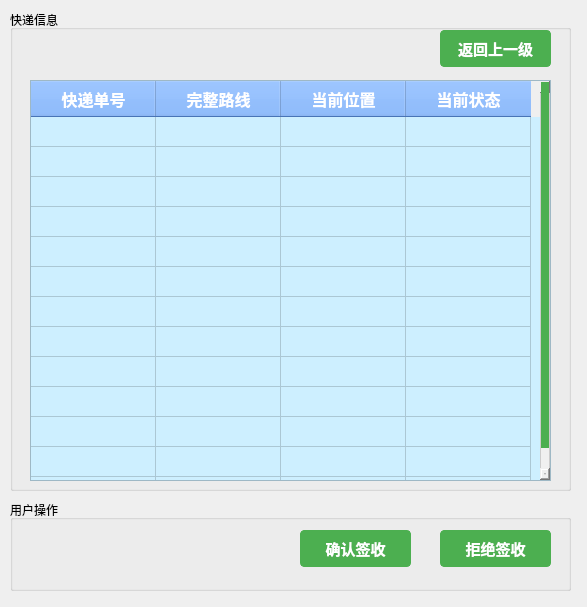
<?xml version="1.0" encoding="UTF-8"?>
<ui version="4.0">
 <class>ProfileForm</class>
 <widget class="QWidget" name="ProfileForm">
  <property name="geometry">
   <rect>
    <x>0</x>
    <y>0</y>
    <width>587</width>
    <height>607</height>
   </rect>
  </property>
  <property name="windowTitle">
   <string>我收的</string>
  </property>
  <property name="styleSheet">
   <string notr="true">
                QLabel {
                    color: #333;
                    font: 14px &quot;幼圆&quot;;
                    font-weight: bold;
                }

                QLineEdit,
                QComboBox  {
                    padding: 8px;
                    font-size: 14px;
                    border: 1px solid #ccc;
                    border-radius: 4px;
                }

                QTableWidget {
                    font: 14px &quot;幼圆&quot;;
                    background-color: #cdefff;
                }

                QTableWidget::item {
                    font: 14px &quot;幼圆&quot;;
                }

                QHeaderView {
                    font: bold 16px &quot;幼圆&quot;;
                }
                
                QTableWidget::item:selected {
                    background-color: #a6a6a6;
                }

                QTableWidget QHeaderView::section {
                    background-color: #65a3ff;
                    color: white;
                    font-weight: bold;
                    font-size: 16px;
                    padding: 4px;
                }

                QTableWidget::item {
                    padding: 10px;
                }

                QPushButton {
                    padding: 8px 16px;
                    font-size: 15px;
                    font-weight: bold;
                    border: 1px solid #4CAF50;
                    border-radius: 4px;
                    color: #fff;
                    background-color: #4CAF50;
                }

                 QPushButton:hover {
                    background-color: #45a049;
                    border: 1px solid #45a049;
                }

                QTextEdit {
                    font-size: 14px;
                    border: 1px solid #ccc;
                    border-radius: 4px;
                }

                QScrollBar:vertical {
                    border: 1px solid #ccc;
                    background: #f0f0f0;
                    width: 10px;
                    margin: 0px 0px 0px 0px;
                }

                QScrollBar::handle:vertical {
                    background: #4CAF50;
                    min-height: 20px;
                }
            </string>
  </property>
  <widget class="QGroupBox" name="groupBox">
   <property name="geometry">
    <rect>
     <x>10</x>
     <y>10</y>
     <width>561</width>
     <height>481</height>
    </rect>
   </property>
   <property name="title">
    <string>快递信息</string>
   </property>
   <widget class="QTableWidget" name="tableWidget">
    <property name="geometry">
     <rect>
      <x>20</x>
      <y>70</y>
      <width>521</width>
      <height>401</height>
     </rect>
    </property>
    <attribute name="horizontalHeaderCascadingSectionResizes">
     <bool>false</bool>
    </attribute>
    <attribute name="horizontalHeaderMinimumSectionSize">
     <number>46</number>
    </attribute>
    <attribute name="horizontalHeaderDefaultSectionSize">
     <number>125</number>
    </attribute>
    <attribute name="verticalHeaderVisible">
     <bool>false</bool>
    </attribute>
    <attribute name="verticalHeaderMinimumSectionSize">
     <number>28</number>
    </attribute>
    <row>
     <property name="text">
      <string>新建行</string>
     </property>
    </row>
    <row>
     <property name="text">
      <string>新建行</string>
     </property>
    </row>
    <row>
     <property name="text">
      <string>新建行</string>
     </property>
    </row>
    <row>
     <property name="text">
      <string>新建行</string>
     </property>
    </row>
    <row>
     <property name="text">
      <string>新建行</string>
     </property>
    </row>
    <row>
     <property name="text">
      <string>新建行</string>
     </property>
    </row>
    <row>
     <property name="text">
      <string>新建行</string>
     </property>
    </row>
    <row>
     <property name="text">
      <string>新建行</string>
     </property>
    </row>
    <row>
     <property name="text">
      <string>新建行</string>
     </property>
    </row>
    <row>
     <property name="text">
      <string>新建行</string>
     </property>
    </row>
    <row>
     <property name="text">
      <string>新建行</string>
     </property>
    </row>
    <row>
     <property name="text">
      <string>新建行</string>
     </property>
    </row>
    <row>
     <property name="text">
      <string>新建行</string>
     </property>
    </row>
    <column>
     <property name="text">
      <string>快递单号</string>
     </property>
    </column>
    <column>
     <property name="text">
      <string>完整路线</string>
     </property>
    </column>
    <column>
     <property name="text">
      <string>当前位置</string>
     </property>
    </column>
    <column>
     <property name="text">
      <string>当前状态</string>
     </property>
    </column>
   </widget>
   <widget class="QPushButton" name="returnBtn">
    <property name="geometry">
     <rect>
      <x>430</x>
      <y>20</y>
      <width>111</width>
      <height>37</height>
     </rect>
    </property>
    <property name="text">
     <string>返回上一级</string>
    </property>
   </widget>
  </widget>
  <widget class="QGroupBox" name="groupBox_2">
   <property name="geometry">
    <rect>
     <x>10</x>
     <y>500</y>
     <width>561</width>
     <height>91</height>
    </rect>
   </property>
   <property name="title">
    <string>用户操作</string>
   </property>
   <widget class="QPushButton" name="refuseBtn">
    <property name="geometry">
     <rect>
      <x>430</x>
      <y>30</y>
      <width>111</width>
      <height>37</height>
     </rect>
    </property>
    <property name="text">
     <string>拒绝签收</string>
    </property>
   </widget>
   <widget class="QPushButton" name="confirmBtn">
    <property name="geometry">
     <rect>
      <x>290</x>
      <y>30</y>
      <width>111</width>
      <height>37</height>
     </rect>
    </property>
    <property name="text">
     <string>确认签收</string>
    </property>
   </widget>
  </widget>
 </widget>
 <resources/>
 <connections/>
</ui>
